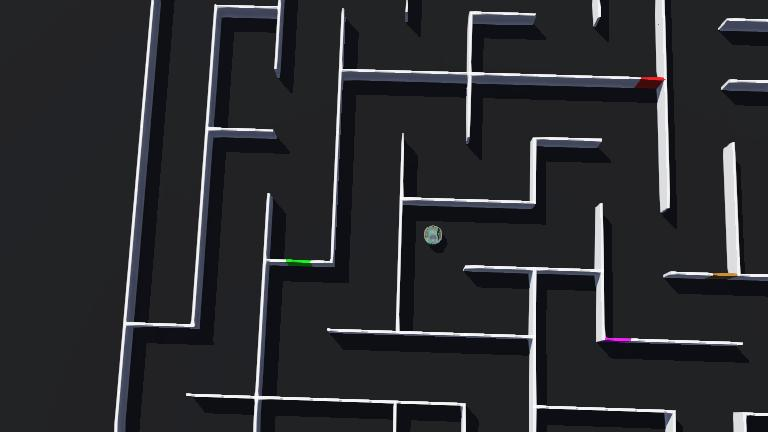
#> input picture worlds/.test1.jpg, 768 x 432 px, given in place of the camera
$ python box_detect.py
#> lines starting #> are read from the running program, lines starting #| are printed output that depends on the picture; after the words box and inside, x2 and y2 are one past the last pixel; in counts of white or black regions, pixels touching at a corner belong together
import cv2
import numpy as np

# HSV color ranges
color_ranges = {
    "Red": [
        [(0, 120, 70), (10, 255, 255)],      # Lower range for red
        [(170, 120, 70), (180, 255, 255)]     # Upper range for red
    ],
    "Green": [(40, 70, 70), (80, 255, 255)],
    "Blue": [(100, 150, 70), (140, 255, 255)],
    "Yellow": [(20, 100, 70), (40, 255, 255)],
}

# Detect colored objects and classify as box or tile
def detect_objects(frame):
    hsv = cv2.cvtColor(frame, cv2.COLOR_BGR2HSV)
    boxes = []
    tiles = []

    for color, ranges in color_ranges.items():
        if color == "Red":
            lower1, upper1 = ranges[0]
            lower2, upper2 = ranges[1]
            mask1 = cv2.inRange(hsv, np.array(lower1), np.array(upper1))
            mask2 = cv2.inRange(hsv, np.array(lower2), np.array(upper2))
            mask = cv2.bitwise_or(mask1, mask2)
        else:
            lower, upper = ranges
            mask = cv2.inRange(hsv, np.array(lower), np.array(upper))

        contours, _ = cv2.findContours(mask, cv2.RETR_EXTERNAL, cv2.CHAIN_APPROX_SIMPLE)
        for contour in contours:
            if cv2.contourArea(contour) > 500:  # Filter noise
                x, y, w, h = cv2.boundingRect(contour)
                aspect_ratio = w / h

                if 0.8 <= aspect_ratio <= 1.2:  # Cube-like (box)
                    boxes.append((color, x, y, w, h))
                elif aspect_ratio > 1.5 and y > frame.shape[0] * 0.6:  # Wide rectangle near bottom (tile)
                    tiles.append((color, x, y, w, h))

    return boxes, tiles

# Test box and tile detection
def test_box_tile_detection():
    cap = cv2.VideoCapture(0)
    if not cap.isOpened():
        print("Failed to open camera")
        return

    FRAME_WIDTH = 640
    print("Starting box and tile detection test...")
    print("Place boxes (cubes) and tiles (rectangles) in front of the camera.")
    print("Boxes: aspect ratio ~1, Tiles: wide rectangles near bottom.")
    print("Press 'q' to quit.")

    while True:
        ret, frame = cap.read()
#> frame is the input picture: shape (432, 768, 3); mean B, G, R 47, 43.5, 42.7
        if not ret:
            print("Failed to capture frame")
            break

        frame = cv2.resize(frame, (FRAME_WIDTH, 480))
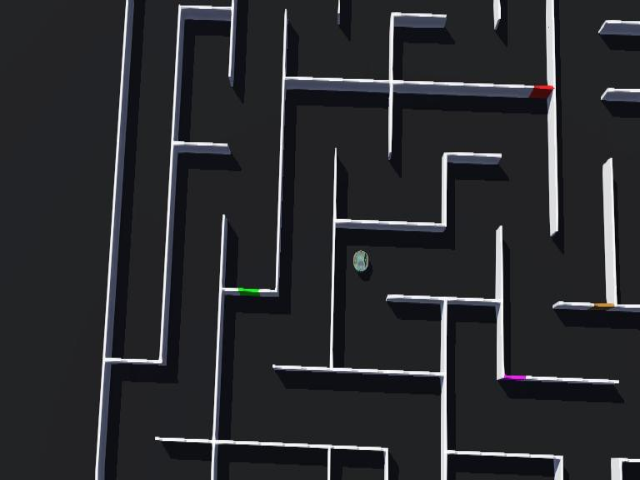
#> frame: shape (480, 640, 3); mean B, G, R 47, 43.5, 42.7
        boxes, tiles = detect_objects(frame)
#> in detect_objects, `hsv = cv2.cvtColor(frame, cv2.COLOR_BGR2HSV)`: hsv: shape (480, 640, 3); mean H, S, V 112.6, 31.5, 47.2
#> the loop in detect_objects, `for color, ranges in color_ranges.items():` made 4 passes
#> contours on pass 3: [[[504, 379]]]
#> pass 1, in detect_objects, `mask1 = cv2.inRange(hsv, np.array(lower1), np.array(upper1))`:
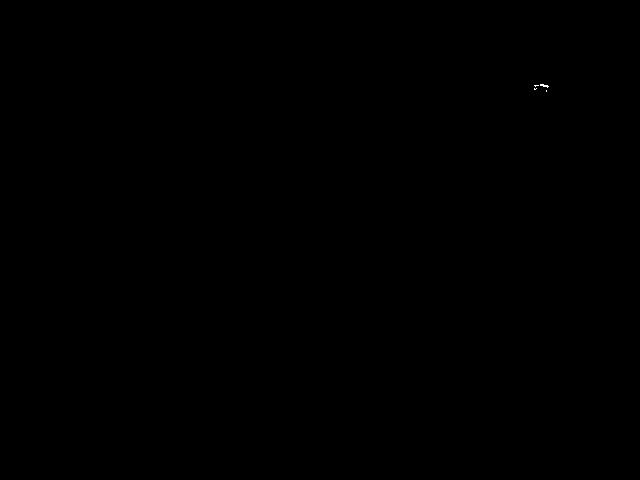
#> mask1: shape (480, 640); 0.01% white in thin lines or dots, all inside (x1, y1, x2, y2) = (534, 84, 549, 92)
#> after the loop in detect_objects, `for color, ranges in color_ranges.items():`: mask: shape (480, 640); every value is 0
#> after the loop in detect_objects, `for color, ranges in color_ranges.items():`: boxes = []
#> boxes = []; tiles = []

        # Visualize detected objects
        for color, x, y, w, h in boxes:
            cv2.rectangle(frame, (x, y), (x+w, y+h), (0, 255, 0), 2)  # Green for boxes
            cv2.putText(frame, f"Box: {color} ({w}x{h})", (x, y-10), cv2.FONT_HERSHEY_SIMPLEX, 0.6, (255, 255, 255), 1)
            print(f"Detected Box: {color} at ({x}, {y}), size: {w}x{h}, aspect: {w/h:.2f}")
#> this loop made 0 passes

        for color, x, y, w, h in tiles:
            cv2.rectangle(frame, (x, y), (x+w, y+h), (0, 0, 255), 2)  # Red for tiles
            cv2.putText(frame, f"Tile: {color} ({w}x{h})", (x, y-10), cv2.FONT_HERSHEY_SIMPLEX, 0.6, (255, 255, 255), 1)
            print(f"Detected Tile: {color} at ({x}, {y}), size: {w}x{h}, aspect: {w/h:.2f}")

        cv2.imshow("Box and Tile Detection", frame)

        if cv2.waitKey(1) & 0xFF == ord('q'):
#> (key q is pressed here)
            break

    cap.release()
    cv2.destroyAllWindows()
    print("Box and tile detection test complete!")

if __name__ == "__main__":
    test_box_tile_detection()
